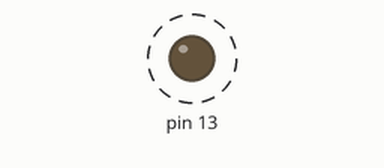
Bench run of a sketch on a simulated Arduino Uno, built with avr-gcc and run on an emulated ATmega328P. Shown: output pins drawn as LEDs (lit = HIGH). Dashed ring = blinking. What the sketch prints to the serial monitor is not drawn.

Above: at 0.5 s.
Timing chart, 0 to 4.6 s (numbered marks = the images above):
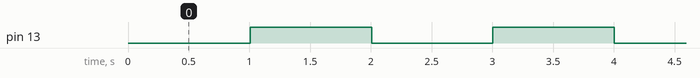

Measured:
- by itself, pin 13: alternates HIGH for 1.0 s and LOW for 1.0 s

The sketch:

Schweppes2Feeder.ino
```cpp
/*
 * Schweppes II Feeder
 *
 * Objectif : Permet de nourrir de façon automatisée Schweppes II
 *
 * Fonction actuelle : Fait tourner un moteur d'un demi tour chaque jour à une heure précise
 *
 */

#include <Time.h>
#include <TimeAlarms.h>
#include <AccelStepper.h>

// Define a stepper and the pins it will use
AccelStepper stepper; // Defaults to AccelStepper::FULL4WIRE (4 pins) on 2, 3, 4, 5

boolean etatLed = 0;

void setup()
{
  Serial.begin(9600);
  setTime(19,20,0,1,1,11); // set time to Saturday 8:29:00am Jan 1 2011
  // create the alarms
  Alarm.alarmRepeat(21,0,0, MorningAlarm);  // 8:30am every day

  Alarm.timerRepeat(1, UneSeconde); // Clignotement de la led toutes les secondes

  // Réglages vitesse et accélération du stepper
  stepper.setMaxSpeed(1000);
  //stepper.setAcceleration(500);


  // Initialisation de la LED
  pinMode(13, OUTPUT);
}

void  loop(){
  digitalClockDisplay();
  Alarm.delay(1);

  // Si le moteur a fini sa course, on le déconnecte
  if (stepper.distanceToGo() == 0)
  {
  	if(stepper.currentPosition() == 24) // Si la cuillère est retournée
  	{
  		Alarm.delay(300); // On attend 300ms
  		stepper.moveTo(0); // Et on revient à la position de départ
  		stepper.setSpeed(1000);
  	}
  	else // Sinon, c'est qu'on doit être retourné à la position de départ
  	{
    	stepper.disableOutputs(); // On relache le moteur pour économiser de l'énergie et pour ne pas chauffer
    }
  }

    stepper.runSpeedToPosition(); // Fonction gérant le stepper
}

// functions to be called when an alarm triggers:
void MorningAlarm(){
  Serial.println("Bon appetit, Schweppes II");

  stepper.enableOutputs(); // On réactive le moteur
  stepper.moveTo(24); // On retourne la cuillère (un demi tour)
  stepper.setSpeed(50);
}

void UneSeconde(){
	digitalWrite(13, !etatLed);
	etatLed = !etatLed;
}

void digitalClockDisplay()
{
  // digital clock display of the time
  Serial.print(hour());
  printDigits(minute());
  printDigits(second());
  Serial.println();
}

void printDigits(int digits)
{
  Serial.print(":");
  if(digits < 10)
    Serial.print('0');
  Serial.print(digits);
}
```
